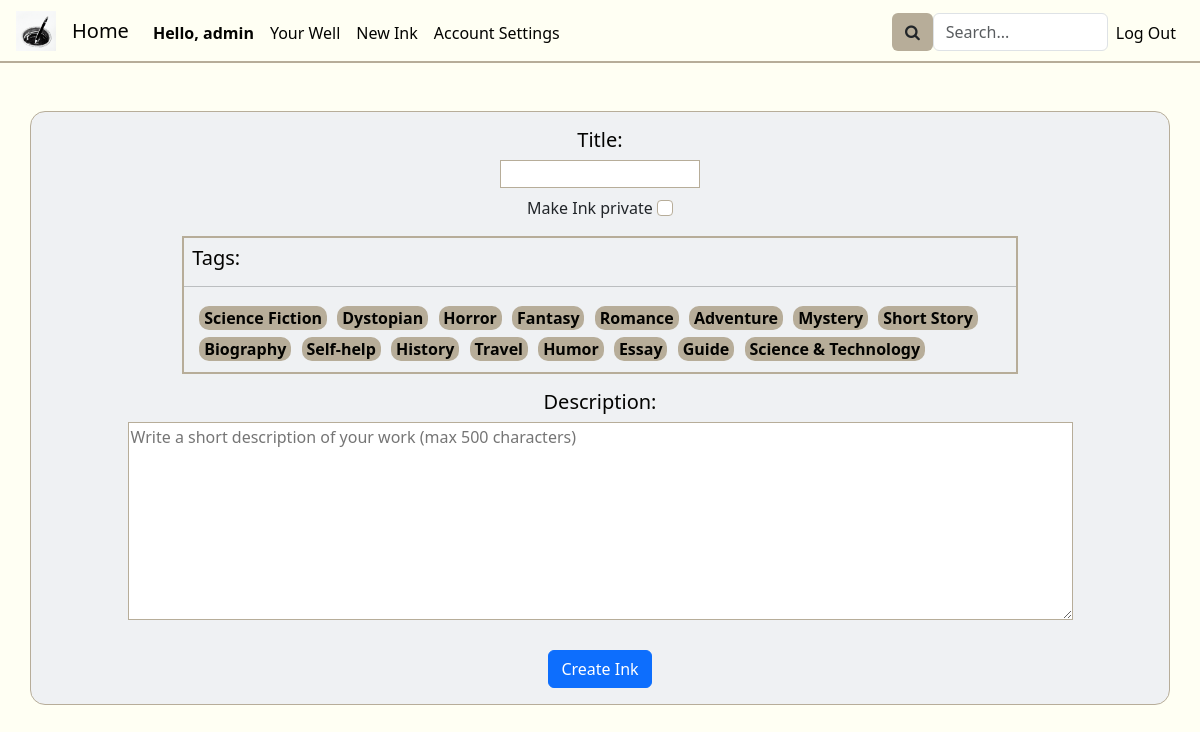
Screenshot of /newInk (signed in) with the database file from the repository.
### inkwell/models.py (models this page shows, shortened)
class User(AbstractUser):
    about = models.CharField(max_length=250, default="")
    profilePicture = models.ImageField(upload_to='', blank=True, null=True)

class Tag(models.Model):
    tagName = models.CharField(max_length=64)

### inkwell/views.py (the view, shortened to what this page needs)
# urls.py: path('newInk', views.newInk, name='newInk'),
@login_required
def newInk(request):
    tags = Tag.objects.all()
    return render(request, "inkwell/newInk.html", {
        "title": "New Ink",
        "tags": tags
    })

### inkwell/templates/inkwell/newInk.html (shortened to what this page needs)
{% extends "inkwell/layout.html" %}
{% block body %}
    <div class="container newInkContainer mt-5">
        <form class="form newInkInfo disFdirColAliCen" method="post" action="{% url 'newInk' %}" id="new-post-form">
            <h5 class="text-center">Title:</h5>
            <input class="title form-label newInk-title-input" id="title" type="text" name="title">
            <div>
                <label class="form-check-label" for="privateStatus">Make Ink private</label>
                <input class="form-check-input" type="checkbox" name="privateStatus">
            </div>
            <div class="tagsEdit-style newInk-tags mt-3" id="tagsEdit">
                <div class="container p-2 pb-0">
                    <div class="tagContainer" id="chosenTags">
                        <h5>Tags:</h5>
                    </div>
                </div>
                <hr>
                <div class="container tagContainer pb-2" id="availableTags">
                    {% for tag in tags %}
                        <div class="draggable tag pd-1" id="tagEdit">
                            <span id="{{ tag.tagName }}">{{ tag.tagName }}</span>
                        </div>
                    {% endfor %}
                </div>
            </div>
            <div class="newInk-description-container p-3">
                <h5 class="text-center">Description:</h5>
                <textarea class="form-label description" rows="8" cols="100" name="description" placeholder="Write a short description of your work (max 500 characters)"></textarea>
            </div>
            <button class="btn btn-primary" type="submit" id="createInk">Create Ink</button>
        </form>
    </div>
{% endblock %}

### inkwell/templates/inkwell/layout.html (shortened to what this page needs)
{% load static %}
<!DOCTYPE html>
<html lang="en">
    <head>
        <link href="https://cdn.jsdelivr.net/npm/bootstrap@5.3.2/dist/css/bootstrap.min.css" rel="stylesheet">
        <link href="{% static 'inkwell/styles.css' %}" rel="stylesheet">
        <link rel="stylesheet" href="https://cdnjs.cloudflare.com/ajax/libs/font-awesome/4.7.0/css/font-awesome.min.css">
        <link rel="stylesheet" href="//code.jquery.com/ui/1.12.1/themes/base/jquery-ui.css">
    </head>
    <body>
        <nav class="navbar navbar-expand-lg">
            <img class="nav-logo" src="{% static 'inkwell/inkwell1.ico' %}" width="40px" height="40px">
            <a class="navbar-brand" href="{% url 'index' %}">Home</a>
            <div class="collapse navbar-collapse" id="navbarNav">
                <ul class="navbar-nav d-flex justify-content-start nav-left col">
                    {% if user.is_authenticated %}
                        <li class="nav-item">
                            <span class="nav-link text-center loggedInAs">Hello, {{request.user.username}}</span>
                        </li>
                        <li class="nav-item">
                            <a class="nav-link text-center" href="{% url 'well' username=user.username %}">Your Well</a>
                        </li>
                        <li class="nav-item">
                            <a class="nav-link text-center" href="{% url 'newInk' %}">New Ink</a>
                        </li>
                        <li class="nav-item">
                            <a class="nav-link text-center" href="{% url 'settings' %}">Account Settings</a>
                        </li>
                    {% endif %}
                </ul>
                <ul class="navbar-nav d-flex justify-content-end nav-right col-4">
                    <li class="nav-item">
                        <form class="form" action="{% url 'mainSearch' %}" method="post">
                            <div class="mainSearchFunction">
                                <button class="btn btn-khaki"><i class="fa fa-search"></i></button>
                                <input class="form-control mainSearchQuery-style" placeholder="Search..." type="text" name="mainSearchQuery">
                            </div>
                        </form>
                    </li>
                    {% if user.is_authenticated %}
                        <li class="nav-item">
                            <a class="nav-link" href="{% url 'logout' %}">Log Out</a>
                        </li>
                    {% endif %}
                </ul>
            </div>
          </nav>
        <div class="body">
            {% block body %}
            {% endblock %}
        </div>
    </body>
</html>

### inkwell/static/inkwell/styles.css (style rules this page uses)
:root { --dark-green: #0d2818ff; --pakistan-green: #04471cff; --sea-green: #058c42ff; --malachite: #16db65ff; --coquelicot: #f15025ff; --white: #ffffffff; --platinum: #e6e8e6ff; --timberwolf: #ced0ceff; --eerie-black: #191919ff; --gunmetal: #223843ff; --timberwolf: #dbd3d8ff; --desert-sand: #d8b4a0ff; --burnt-sienna: #d77a61ff; --baby-powder: #fdfffcff; --lapis-lazuli: #235789ff; --fire-engine-red: #c1292eff; --school-bus-yellow: #f1d302ff; --raisin-black: #161925ff; --khaki: #b7ad99ff; --antiflash-white: #eff1f3ff; --black: #020202ff; --black: #030301ff; --ivory: #fffff3ff; --primary-color: var(--antiflash-white); --secondary-color: var(--ivory); --background-color: var(--ivory); --text-color: var(--black); --border-color: var(--khaki); --button-color: var(--khaki); }
.navbar-brand, .nav-logo { margin-left: 1rem; }
.loggedInAs { font-weight: bold; }
.navbar { border-bottom: 2px var(--border-color) solid; width: auto; }
.navbar-nav .nav-link, .mainSearchFunction { margin-top: 5px; }
.nav-right { margin-right: 1rem; }
.navbar-collapse .col-4 { width: auto; }
.nav-link, .navbar-brand { color: var(--text-color); }
.mainSearchQuery-style { width: 175px; }
.mainSearchFunction { display: flex; justify-content: center; flex-direction: row; }
p, a, h1, h2, h3, h4, h5, span { color: var(--text-color); }
body { background-color: var(--background-color); margin: 0; z-index: 0; }
.disFdirColAliCen { display: flex; flex-direction: column; align-items: center; }
.tag { border-radius: 10px; background-color: var(--border-color); display: inline-block; padding-left: 0.3rem; padding-right: 0.3rem; font-size: 16px; margin: 0.2rem; font-weight: bold; }
.tagsEdit-style { border: 1px var(--border-color) solid; }
.draggable { cursor: move; }
.newInk-description-container .description { width: 100%; }
.newInkContainer { background-color: var(--primary-color); border-radius: 15px; border: 1px var(--border-color) solid; padding-top: 1rem; padding-bottom: 1rem; }
.newInkContainer .tagsEdit-style { border: 2px var(--border-color) solid; }
.newInk-title-input { width: 25vh; }
.newInkInfo { flex-direction: column; }
.newInk-tags { width: 75%; }
.form-label { border: 1.5px var(--border-color) solid; }
.form-check-input { border: 1.5px var(--border-color) solid; }
.btn-khaki { background-color: var(--button-color); }

### rows the page displays
User: user.username "admin"
Tag: tagName "Science Fiction"
Tag: tagName "Dystopian"
Tag: tagName "Horror"
Tag: tagName "Fantasy"
Tag: tagName "Romance"
Tag: tagName "Adventure"
Tag: tagName "Mystery"
Tag: tagName "Short Story"
Tag: tagName "Biography"
Tag: tagName "Self-help"
Tag: tagName "History"
Tag: tagName "Travel"
Tag: tagName "Humor"
Tag: tagName "Essay"
Tag: tagName "Guide"
Tag: tagName "Science & Technology"
